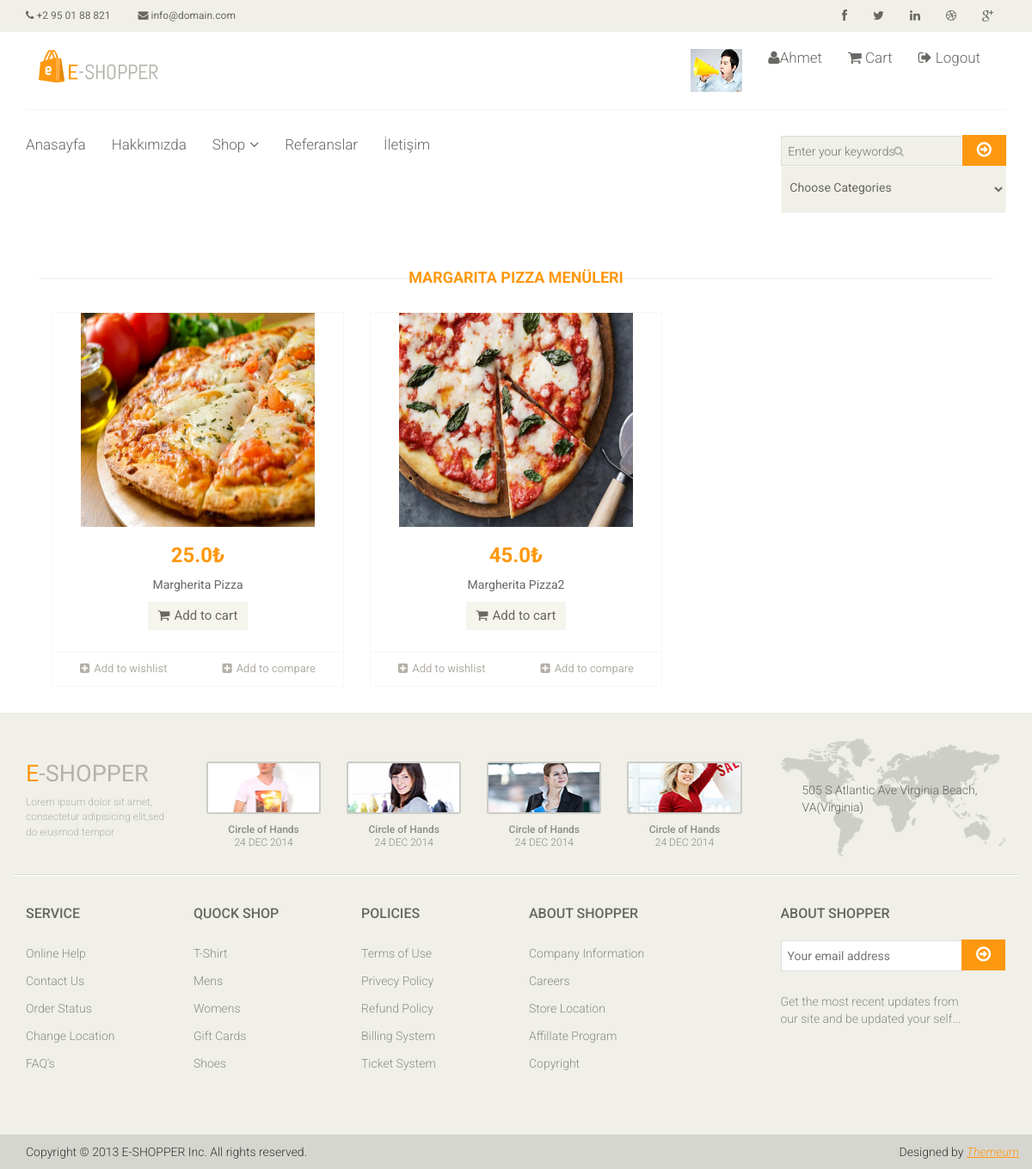
Page /category/11/Margarita-Pizza/ (signed in) on the committed database.
### food/models.py (models this page shows, shortened)
class Category(MPTTModel):
    STATUS = (
        ('True', 'Evet'),
        ('False', 'Hayır'),
    )
    title = models.CharField(max_length=100, unique=True)
    keywords = models.CharField(max_length=255, blank=True)
    description = models.CharField(max_length=255, blank=True)
    image = models.ImageField(blank=True, upload_to='images/')
    status = models.CharField(max_length=10, choices=STATUS)
    slug = models.SlugField(null=False, unique=True)
    parent = TreeForeignKey('self', blank=True, null=True, related_name='children', on_delete=models.CASCADE)
    create_at = models.DateTimeField(auto_now_add=True)
    update_at = models.DateTimeField(auto_now=True)
    class MPTTMeta:
        order_insertion_by = ['title']
    def image_tag(self):
        return mark_safe('<img src="{}" height="50"/>'.format(self.image.url))
    image_tag.short_description = 'Image'

class Food(models.Model):
    STATUS = (
        ('True', 'Evet'),
        ('False', 'Hayır'),
    )
    category = models.ForeignKey(Category, on_delete=models.CASCADE) #relation with Category table
    title = models.CharField(max_length=150)
    keywords = models.CharField(max_length=255, blank=True)
    description = models.CharField(max_length=255, blank=True)
    image = models.ImageField(blank=True, upload_to='images/')
    price = models.FloatField()
    amount = models.IntegerField()
    detail = RichTextUploadingField()
    slug = models.SlugField(null=False, unique=True)
    status = models.CharField(max_length=10, choices=STATUS)
    create_at = models.DateTimeField(auto_now_add=True)
    update_at = models.DateTimeField(auto_now=True)
    def image_tag(self):
        return mark_safe('<img src="{}" height="50"/>'.format(self.image.url))
    image_tag.short_description = 'Image'

### home/views.py (the view)
# urls.py: path('category/<int:id>/<slug:slug>/', views.category_products, name='category_products'),
def category_products(request,id,slug):
    category = Category.objects.all()
    categorydata = Category.objects.get(pk=id)
    products = Food.objects.filter(category_id=id)
    context = {'products': products,
               'category': category,
               'categorydata': categorydata
               }
    return render(request,'products.html',context)

### home/templates/products.html (shortened to what this page needs)
{% extends "homebase.html" %}
{% block content %}
    <div id="contact-page" class="container">
        <div class="bg">
            <div class="row">
                <div class="col-sm-12">
                    <div id="gmap" class="contact-map">
                        <div class="col-sm-12">
                            <div class="features_items">
                                <h2 class="title text-center">{{categorydata.title}} Menüleri</h2>
                                {% for rs in products %}
                                    <div class="col-sm-4">
                                        <div class="product-image-wrapper">
                                            <div class="single-products">
                                                <div class="productinfo text-center">
                                                    <img src="{{  rs.image.url }} " style="height: 249px;width: 272px" alt="" />
                                                    <h2>{{ rs.price }}₺</h2>
                                                    <p>{{ rs.title }}</p>
                                                    <a href="/food/{{ rs.id }}/{{ rs.slug }}" class="btn btn-default add-to-cart"><i class="fa fa-shopping-cart"></i>Add to cart</a>
                                                </div>
                                                <div class="product-overlay">
                                                    <div class="overlay-content">
                                                    </div>
                                                </div>
                                            </div>
                                            <div class="choose">
                                                <ul class="nav nav-pills nav-justified">
                                                    <li><a href="#"><i class="fa fa-plus-square"></i>Add to wishlist</a></li>
                                                    <li><a href="#"><i class="fa fa-plus-square"></i>Add to compare</a></li>
                                                </ul>
                                            </div>
                                        </div>
                                    </div>
                                {% endfor %}
                            </div>
                        </div>
                    </div>
                </div>
            </div>
        </div>
    </div>
{% endblock %}

### home/templates/header.html (shortened to what this page needs)
{% load static %}
<header id="header">
    <div class="header_top">
        <div class="container">
            <div class="row">
                <div class="col-sm-6">
                    <div class="contactinfo">
                        <ul class="nav nav-pills">
                            <li><a href="#"><i class="fa fa-phone"></i> +2 95 01 88 821</a></li>
                            <li><a href="#"><i class="fa fa-envelope"></i> info@domain.com</a></li>
                        </ul>
                    </div>
                </div>
                <div class="col-sm-6">
                    <div class="social-icons pull-right">
                        <ul class="nav navbar-nav">
                            <li><a href="#"><i class="fa fa-facebook"></i></a></li>
                            <li><a href="#"><i class="fa fa-twitter"></i></a></li>
                            <li><a href="#"><i class="fa fa-linkedin"></i></a></li>
                            <li><a href="#"><i class="fa fa-dribbble"></i></a></li>
                            <li><a href="#"><i class="fa fa-google-plus"></i></a></li>
                        </ul>
                    </div>
                </div>
            </div>
        </div>
    </div>
    <div class="header-middle">
        <div class="container">
            <div class="row">
                <div class="col-md-4 clearfix">
                    <div class="logo pull-left">
                        <a href="/"><img src="{% static 'images/home/logo.png' %}" alt="" /></a>
                    </div>
                </div>
                <div class="col-md-8 clearfix">
                    <div class="mainmenu pull-right">
                        <ul class="nav navbar-nav">
                            {% if user.id is not None %}
                                <li>
                                    <img class="media-object" src="{% static 'images/blog/man-two.jpg' %}" style="width: 60px" height="50px" alt="">
                                </li>
                                <li class="dropdown"><a href="#"><i class="fa fa-user"></i>{{ user.first_name }}</a>
                                </li>
                                <li><a href="cart.html"><i class="fa fa-shopping-cart"></i> Cart</a></li>
                                <li><a href="/logout/"><i class="fa fa-sign-out"></i> Logout</a></li>
                            {% else %}
                                <li><a href="/login/"><i class="fa fa-lock"></i> Login</a></li>
                                <li><a href="/signup/"><i class="fa fa-heart"></i> Sign Up</a></li>
                            {% endif %}
                        </ul>
                    </div>
                </div>
            </div>
        </div>
    </div>
    <div class="header-bottom">
        <div class="container">
            <div class="row">
                <div class="col-sm-6">
                    <div class="mainmenu pull-left">
                        <ul class="nav navbar-nav collapse navbar-collapse">
                            <li><a href="/">Anasayfa</a></li>
                            <li><a href="/hakkimizda">Hakkımızda</a></li>
                            <li class="dropdown"><a href="#">Shop<i class="fa fa-angle-down"></i></a>
                            </li>
                            <li><a href="/referanslar">Referanslar</a></li>
                            <li><a href="/iletisim">İletişim</a></li>
                        </ul>
                    </div>
                </div>
                <div class="col-sm-6">
                    <div class="search_box pull-right">
                        <form action="/search/" class="searchform" method="post">
                            <input id="query" name="query" type="text" placeholder="Enter your keywords">
                            <button type="submit" class="btn btn-default"><i class="fa fa-arrow-circle-o-right"></i></button>
                            <br>
                            <select name="catid" class="input category-products">
                                <option value="0">Choose Categories</option>
                                {% load mptt_tags %}
                            </select>
                        </form>
                    </div>
                </div>
            </div>
        </div>
    </div>
</header>

### home/static/css/main.css (style rules this page uses)
body { font-family: 'Roboto', sans-serif; position: relative; font-weight: 400px; }
ul li { list-style: none; }
a { -webkit-transition: 300ms; transition: 300ms; }
h1, h2, h3, h4, h5, h6 { font-family: 'Roboto', sans-serif; }
.header_top { background: none repeat scroll 0 0 #F0F0E9; }
.contactinfo ul li:first-child { margin-left: -15px; }
.contactinfo ul li a { font-size: 12px; color: #696763; font-family: 'Roboto', sans-serif; }
.social-icons ul li a { border: 0 none; border-radius: 0; color: #696763; padding: 0px; }
.social-icons ul li { display: inline-block; }
.social-icons ul li a i { padding: 11px 15px; transition: all 0.9s ease 0s; -moz-transition: all 0.9s ease 0s; -webkit-transition: all 0.9s ease 0s; -o-transition: all 0.9s ease 0s; }
.header-middle .container .row { border-bottom: 1px solid #f5f5f5; margin-left: 0; margin-right: 0; padding-bottom: 20px; padding-top: 20px; }
.header-bottom { padding-bottom: 30px; padding-top: 30px; }
.navbar-collapse.collapse { padding-left: 0; }
.mainmenu ul li { padding-right: 15px; padding-left: 15px; }
.mainmenu ul li:first-child { padding-left: 0px; }
.mainmenu ul li a { color: #696763; font-family: 'Roboto', sans-serif; font-size: 17px; font-weight: 300; padding: 0; padding-bottom: 10px; }
.search_box input { background: #F0F0E9; border: medium none; color: #B2B2B2; font-family: 'roboto'; font-size: 12px; font-weight: 300; height: 35px; outline: medium none; padding-left: 10px; width: 155px; background-image: url(../images/home/searchicon.png); background-repeat: no-repeat; background-position: 130px; }
.fa-angle-down { padding-left: 5px; }
.searchform input { border: 1px solid #DDDDDD; color: #CCCCC6; font-family: 'Roboto', sans-serif; font-size: 14px; margin-top: 0; outline: medium none; padding: 7px; width: 212px; }
.searchform button { background: #FE980F; border: medium none; border-radius: 0; margin-left: -5px; margin-top: -3px; padding: 7px 17px; }
.searchform button i { color: #FFFFFF; font-size: 20px; }
.category-products { border: 1px solid #F7F7F0; margin-bottom: 35px; padding-bottom: 20px; padding-top: 15px; }
.left-sidebar h2:after, h2.title:after { content: " "; position: absolute; border: 1px solid #f5f5f5; bottom: 8px; left: 0; width: 100%; height: 0; z-index: -2; }
h2.title:before { content: " "; position: absolute; background: #fff; bottom: -6px; width: 220px; height: 30px; z-index: -1; left: 50%; margin-left: -110px; }
.features_items { overflow: hidden; }
h2.title { color: #FE980F; font-family: 'Roboto', sans-serif; font-size: 18px; font-weight: 700; margin: 0 15px; text-transform: uppercase; margin-bottom: 30px; position: relative; }
.product-image-wrapper { border: 1px solid #F7F7F5; overflow: hidden; margin-bottom: 30px; }
.single-products { position: relative; }
.productinfo h2 { color: #FE980F; font-family: 'Roboto', sans-serif; font-size: 24px; font-weight: 700; }
.productinfo p { font-family: 'Roboto', sans-serif; font-size: 14px; font-weight: 400; color: #696763; }
.productinfo img { width: 100%; }
.productinfo { position: relative; }
.product-overlay { background: rgba(254, 152, 15, .8); top: 0; display: none; height: 0; position: absolute; -webkit-transition: height 500ms ease 0s; transition: height 500ms ease 0s; width: 100%; display: block; }
.product-overlay .overlay-content { bottom: 0; position: absolute; bottom: 0; text-align: center; width: 100%; }
.add-to-cart { background: #F5F5ED; border: 0 none; border-radius: 0; color: #696763; font-family: 'Roboto', sans-serif; font-size: 15px; margin-bottom: 25px; }
.add-to-cart i { margin-right: 5px; }
.choose { border-top: 1px solid #F7F7F0; }
.choose ul li a { color: #B3AFA8; font-family: 'Roboto', sans-serif; font-size: 13px; padding-left: 0; padding-right: 0; }
.choose ul li a i { margin-right: 5px; }
.bg h2.title { margin-right: 0; margin-left: 0; margin-top: 0; }
.user_info input, select, textarea { background: #F0F0E9; border: 0; color: #696763; padding: 5px; width: 100%; border-radius: 0; resize: none }
.contact-map { width: 100%; height: 385px; margin-bottom: 70px }

### rows in the picture
Category: title "MARGARITA PIZZA"
Food: image (picture), price "25.0", title "Margherita Pizza"
Food: image (picture), price "45.0", title "Margherita Pizza2"

### other values in the picture
{{ user.first_name }} "Ahmet"
